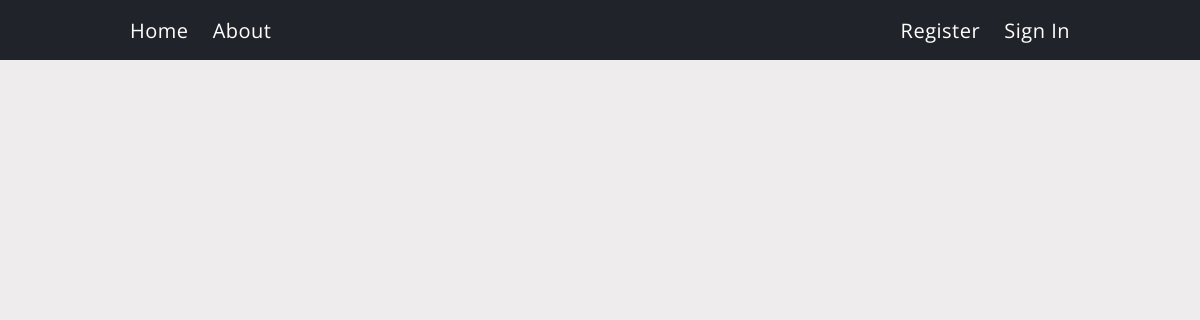
The app's page /, older data.
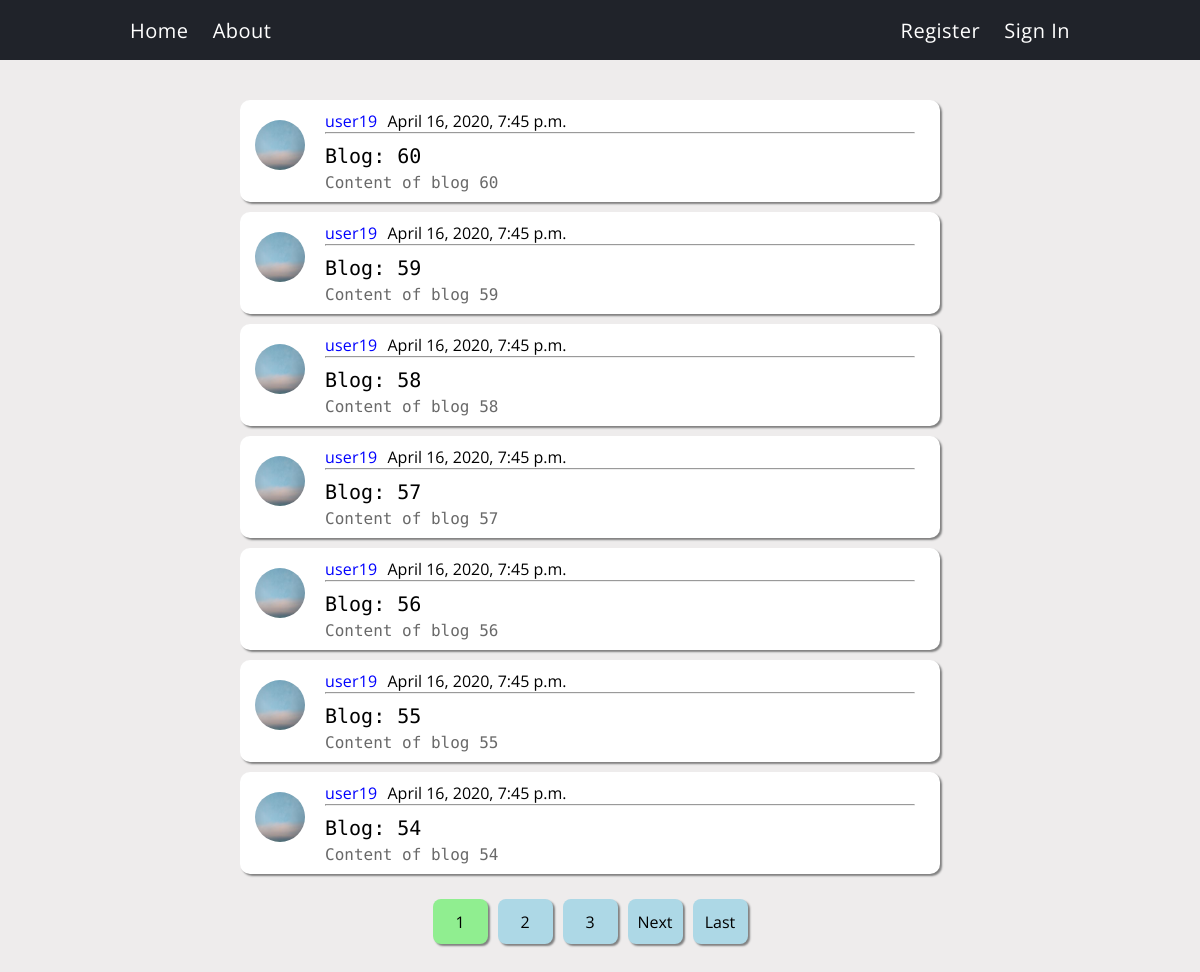
The same page, newer data.
### blog/models.py (models this page shows, shortened)
class Post(models.Model):
    title = models.CharField(max_length=100)
    content = models.TextField()
    date_posted = models.DateTimeField(default=timezone.now)
    author = models.ForeignKey(User,on_delete=models.CASCADE)

### users/models.py (models this page shows, shortened)
class Profile(models.Model):
    user = models.OneToOneField(User,on_delete=models.CASCADE)
    image = models.ImageField(default='default.jpg',upload_to='profile_pics')

### blog/views.py (the view)
# urls.py: path('', PostListView.as_view(),name='blog-home'),
class PostListView(ListView):
    model = Post
    template_name = 'blog/home.html'
    context_object_name = 'posts'
    ordering = ['-date_posted']
    paginate_by = 7

### blog/templates/blog/home.html (shortened to what this page needs)
{% extends "blog/base.html" %}
{% block content %}
<div class="postLists">
    {% for post in posts%}
    <div class="post">
        <img class = "authorImg"src="{{post.author.profile.image.url}}">
        <div class = "postInfo">
            <div class = "infoTop">
                <a class = "userLink"href="{% url 'user-posts' post.author.username %}">{{post.author}}</a>{{post.date_posted}}
            </div>
            <hr>
            <div class="infoBot">
            <a class="postTitle"href="{% url 'post-detail' post.pk %}">{{ post.title }}<a>
            <p class="postContent">{{post.content}}</p>
            </div>
        </div>
    </div>
    {% endfor%}
    <div class="pages">
    {% if is_paginated %}
        {% for num in page_obj.paginator.page_range %}
            {% if page_obj.number == num %}
                <a class = "pagesBtn pagesBtnCurrent" href="?page={{num}}" style="color:black;text-decoration:none;">{{num}}</a>
            {% elif num > page_obj.number|add:'-3' and num < page_obj.number|add:'3'%}
                <a class = "pagesBtn" href="?page={{num}}" style="color:black;text-decoration:none;">{{num}}</a>
            {% endif %}
        {% endfor %}
        {% if page_obj.has_next %}
            <a class = "pagesBtn" href="?page={{page_obj.next_page_number}}">Next</a>
            <a class = "pagesBtn" href="?page={{page_obj.paginator.num_pages}}">Last</a>
        {% endif %}
    {% endif %}
    </div>
</div>
{% endblock content%}

### blog/templates/blog/base.html (shortened to what this page needs)
{% load static %}
<!DOCTYPE html>
<html>
<head>
    <link rel="stylesheet" type="text/css" href="{% static 'blog/css/blog.css' %}">
</head>
<body>
    <div class="navbar">
        <div class="left">
            <a class="nav-item" href="{% url 'blog-home' %}">Home</a>
            <a class="nav-item" href="{% url 'blog-about' %}">About</a>
        </div>
        <div class="right">
            {% if user.is_authenticated %}
            <a class="nav-item" href="{% url 'profile' %}">Profile</a>
            <a class="nav-item" href="{% url 'logout' %}">Log Out</a>
            {% else %}
            <a class="nav-item" href="{% url 'register' %}">Register</a>
            <a class="nav-item" href="{% url 'login' %}">Sign In</a>
            {% endif %}
        </div>
    </div>
    {% block content %}{% endblock%}
</body>
</html>

### blog/static/blog/css/blog.css (style rules this page uses)
.navbar { position: fixed; top: 0; left: 0; padding-top: 5px; padding-bottom: 5px; height: 50px; width: 100vw; max-width: 100%; display: flex; flex-direction: row; justify-content: center; align-items: center; background-color: #20232a; }
.navbar>.right { margin-left: auto; margin-right: 10vw; }
.navbar>.left { margin-left: 10vw; }
.nav-item { margin-left: 10px; margin-right: 10px; text-decoration: none; color: white; font-size: 20px; letter-spacing: 0.5px; transition: all 0.5s; }
body { background-color: rgb(238, 236, 236); }
.postLists { margin-top: 100px; margin-bottom: 100px; margin-left: 20vw; width: 700px; }
.post { background-color: white; border-radius: 10px; padding: 10px; margin-bottom: 10px; display: flex; flex-direction: row; box-shadow: 2px 2px 2px grey; }
.postTitle { font-family: 'Roboto Mono', monospace; text-decoration: none; color: black; font-size: 20px; transition: all 0.5s; }
.postContent { margin-top: 5px; font-family: 'Roboto Mono', monospace; text-decoration: none; color: dimgrey; font-size: 16px; }
.authorImg { border-radius: 50%; width: 50px; height: 50px; margin-left: 5px; margin-top: 10px; }
.postInfo { margin-left: 20px; }
.infoTop { display: flex; flex-direction: row; width: 590px; }
.infoBot { margin-top: 10px; width: 590px; }
.infoTop>.userLink { margin-right: 10px; text-decoration: none; color: blue; letter-spacing: 0.2px; transition: all 1s; }
.pages { margin-top: 20px; display: flex; justify-content: center; }
.pagesBtn.pagesBtnCurrent { background-color: lightgreen; }
.pagesBtn { box-shadow: 2px 2px 2px grey; background-color: lightblue; border-radius: 8px; font-size: 16px; margin: 5px; height: 45px; min-width: 45px; padding-left: 5px; padding-right: 5px; text-decoration: none; color: black; display: flex; align-items: center; justify-content: center; }
* { font-family: 'Open Sans', sans-serif; margin: 0px; }

Row changes from the older to the newer data that the page shows:
added Post: author.profile.image (placeholder picture), author "user19", date_posted "April 16, 2020, 7:45 p.m.", title "Blog: 60", content "Content of blog 60"
added Post: author.profile.image (placeholder picture), author "user19", date_posted "April 16, 2020, 7:45 p.m.", title "Blog: 59", content "Content of blog 59"
added Post: author.profile.image (placeholder picture), author "user19", date_posted "April 16, 2020, 7:45 p.m.", title "Blog: 58", content "Content of blog 58"
added Post: author.profile.image (placeholder picture), author "user19", date_posted "April 16, 2020, 7:45 p.m.", title "Blog: 57", content "Content of blog 57"
added Post: author.profile.image (placeholder picture), author "user19", date_posted "April 16, 2020, 7:45 p.m.", title "Blog: 56", content "Content of blog 56"
added Post: author.profile.image (placeholder picture), author "user19", date_posted "April 16, 2020, 7:45 p.m.", title "Blog: 55", content "Content of blog 55"
added Post: author.profile.image (placeholder picture), author "user19", date_posted "April 16, 2020, 7:45 p.m.", title "Blog: 54", content "Content of blog 54"
Text that changed along with them:
new list line: "1"
new list line: "2"
new list line: "3"
text now shown: "Next Last"
